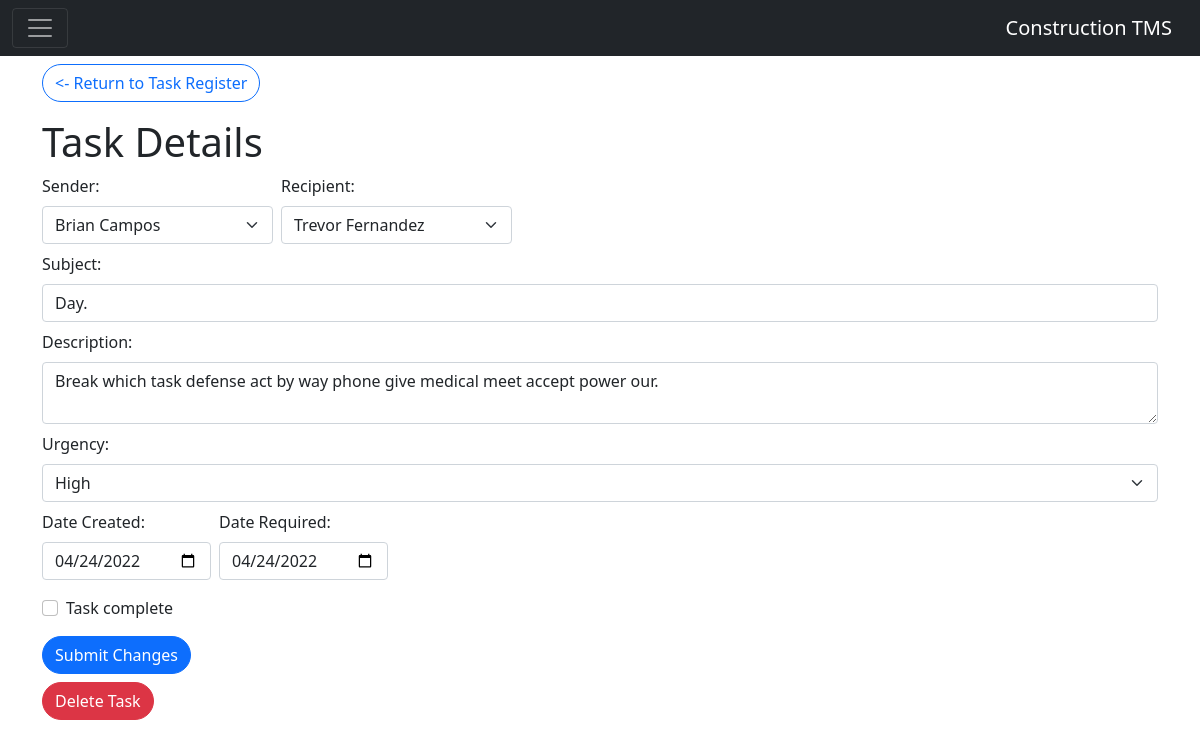
The page /task_details/2 on the database as committed earlier.
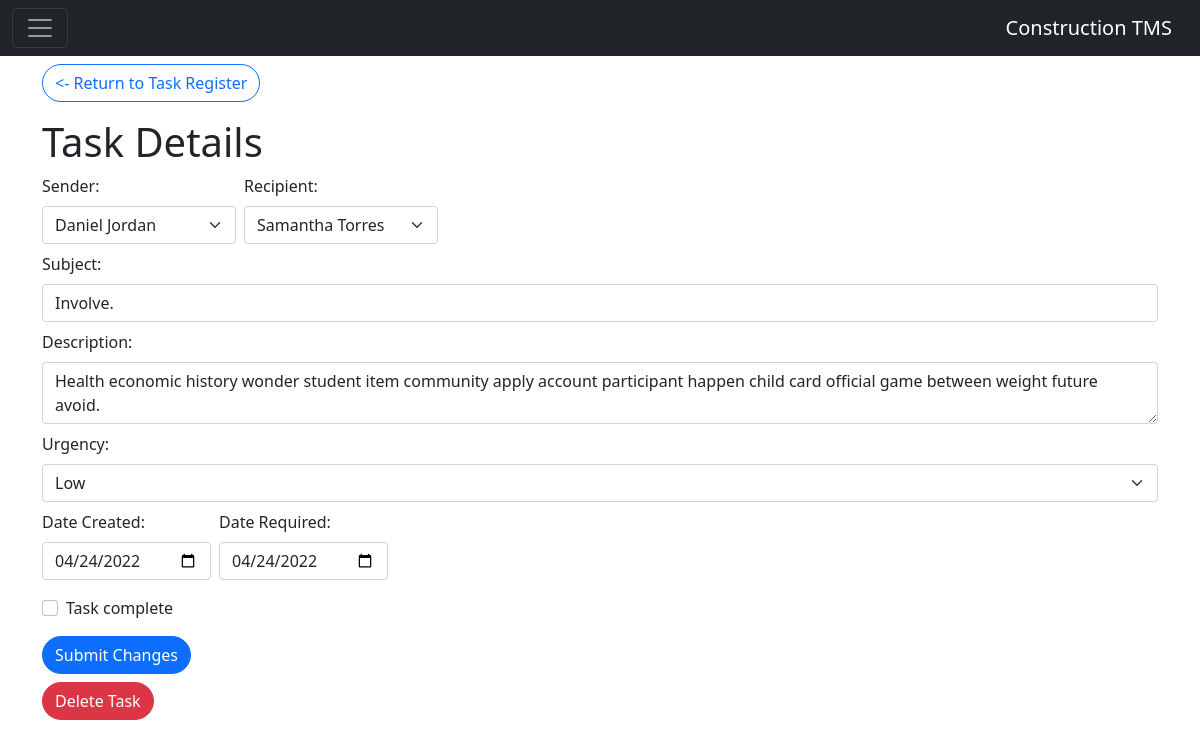
The same page on the database as committed later.
### registers/models.py (models this page shows, shortened)
class User(db.Model):
    __tablename__ = "user"
    id = db.Column(db.Integer, primary_key=True, autoincrement=True)
    username = db.Column(db.String(64))
    password = db.Column(db.String(64))
    name = db.Column(db.String(64))
    company = db.Column(db.String(100))
    assigned_tasks = db.relationship("Task", primaryjoin=lambda: or_(
        User.id == foreign(Task.sender_id),
        User.id == foreign(Task.recipient_id)
    ), viewonly=True)

class Task(db.Model):
    __tablename__ = "task"
    id = db.Column(db.Integer, primary_key=True, autoincrement=True)
    sender_id = db.Column(db.Integer, ForeignKey('user.id'))
    recipient_id = db.Column(db.Integer, ForeignKey('user.id'))
    subject = db.Column(db.String(64))
    description = db.Column(db.Text())
    urgency = db.Column(db.String(20))
    date_created = db.Column(db.DateTime)
    date_required = db.Column(db.DateTime)
    date_completed = db.Column(db.DateTime)
    sender_user = db.relationship("User", foreign_keys=sender_id)
    recipient_user = db.relationship("User", foreign_keys=recipient_id)

### forms/views.py (the view)
@forms.route('/task_details/<string:task_id>', methods=['POST', 'GET'])
def task_details(task_id):
    user_query = db.session.query(User.id, User.name).order_by(User.name)
    recipient_user = aliased(User)
    sender_user = aliased(User)
    query = db.session.query(Task.id, Task.subject, Task.description, Task.urgency,
                            (recipient_user.name).label("recipient"),
                            (sender_user.name).label("sender"),
                            Task.date_created, Task.date_required, Task.date_completed) \
                            .join(recipient_user, recipient_user.id == Task.recipient_id) \
                            .join(sender_user, sender_user.id == Task.sender_id)\
                            .filter(Task.id == task_id)
    dates = {
        'date_created' : datetime.strftime(query.first().date_created, '%Y-%m-%d'),
        'date_required': datetime.strftime(query.first().date_required, '%Y-%m-%d')
    }
    return render_template('task_details.html', users=user_query, details=query.first(), dates=dates)

### forms/templates/task_details.html (shortened to what this page needs)
{% extends "base.html" %}
{% set active_page = "Task Details" %}
{% block content %}
<a href="{{ url_for('registers.task_register') }}" class="rounded-pill btn btn-outline-primary mb-3" role="button"><- Return to Task Register</a>
<h1>Task Details</h1>
<div>
    <form method="post" action="{{ url_for('forms.update_task') }}">
        <div>
            <div class="d-flex mb-2">
                <div class="me-2">
                    <label class="form-label">Sender: </label>
                    <select class="form-select" name="sender" aria-label="Select Sender">
                        <option selected>{{ details.sender }}</option>
                    </select>
                </div>
                <div>
                    <label class="form-label">Recipient: </label>
                    <select class="form-select" name="recipient" aria-label="Select Sender">
                        <option selected>{{ details.recipient }}</option>
                    </select>
                </div>
            </div>
            <div class="mb-2">
                <label class="form-label">Subject: </label>
                <input type="text" value="{{ details.subject }}" class="form-control" name="subject" id="subject" aria-describedby="subject">
            </div>
            <div class="mb-2">
                <label class="form-label">Description: </label>
                <textarea class="form-control" name="description" id="description" aria-describedby="description">{{ details.description }}</textarea>
            </div>
            <div class="mb-2">
                <label class="form-label">Urgency: </label>
                <select class="form-select" name="urgency" aria-label="Select Urgency">
                    <option selected>{{ details.urgency }}</option>
                </select>
            </div>
            <div class="d-flex mb-3">
                <div class="me-2">
                    <label class="form-label me-1">Date Created: </label>
                    <input type="date" value="{{ dates.date_created }}" class="form-control" name="date_created" id="date_created" aria-describedby="date_created">
                </div>
                <div>
                    <label class="form-label me-1">Date Required: </label>
                    <input type="date" value="{{ dates.date_required }}" class="form-control" name="date_required" id="date_required" aria-describedby="date_required">
                </div>
            </div>
            <div class="form-check mb-3">
                <input class="form-check-input" name="task_completed" type="checkbox" value="checked" id="flexCheckDefault" {%if details.date_completed is not none %} checked {% endif %}>
                <label class="form-check-label" for="flexCheckDefault">
                    Task complete
                </label>
            </div>
            <div class="d-flex">
                <div>
                    <input class="rounded-pill btn btn-primary" type="submit" value="Submit Changes">
                </div>
            </div>
        </div>
    </form>
    <form action="{{ url_for('forms.delete_task') }}" method="post" class="mt-2">
        <div>
            <input class="rounded-pill btn btn-danger" type="submit" value="Delete Task">
        </div>
    </form>
</div>
{% endblock %}

Rows that differ between the two databases and show on the page:
no longer on this page (row edited): User: sender "Brian Campos"
no longer on this page (row edited): User: recipient "Trevor Fernandez"
now on this page (row edited): User: sender "Daniel Jordan"
now on this page (row edited): User: recipient "Samantha Torres"
changed Task: subject "Day." → "Involve."; description "Break which task defense act by way phone give medical meet accept power our." → "Health economic history wonder student item community apply account participant happen child card official game between weight future avoid."; urgency "High" → "Low"
